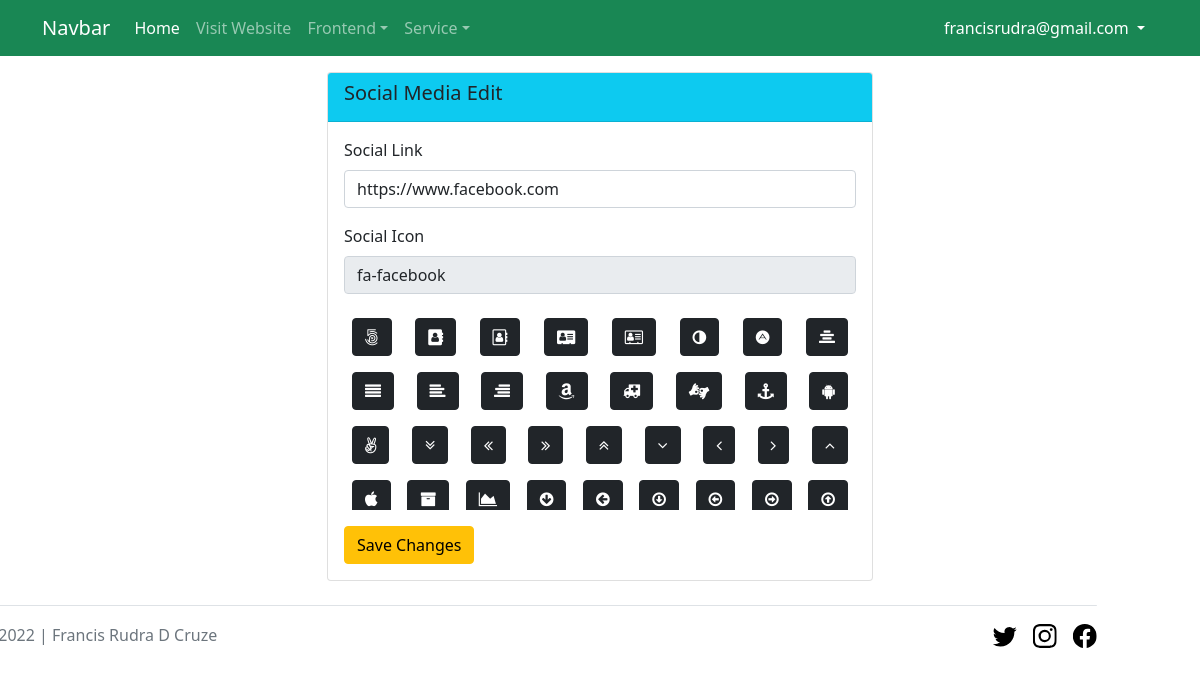
The page /admin/social_media_edit.php (signed in) on the database its author committed.
### tables this page shows
CREATE TABLE `social_medias` (
  `id` int(11) NOT NULL,
  `media_url` varchar(255) NOT NULL,
  `media_icon` varchar(100) NOT NULL,
  `active_status` int(11) NOT NULL DEFAULT 0
);

### db.php (called while the page is built)
<?php
function db_connect(){
    $db_host = "localhost";
    $db_user = "root";
    $db_pass = "";
    $db_name = "finance_business";
    return mysqli_connect($db_host, $db_user, $db_pass, $db_name);
}
function get_all($table_name){
    $get_query = "SELECT * FROM $table_name";
    return mysqli_query(db_connect(), $get_query);
}
?>

### admin/social_media_edit.php (the view, shortened to what this page needs)
<?php
    require_once '../db.php';
    require_once  '../header.php';
    require_once  'navbar.php';
    $after_assoc = mysqli_fetch_assoc(get_all('social_medias'));
?>
<section>
    <div class="container">
        <div class="row">
            <div class="col-lg-6 mx-auto">
                <div class="card mt-3">
                    <div class="card-header bg-info">
                        <h5 class="text-capitalize">Social Media Edit</h5>
                    </div>
                    <div class="card-body">
                        <form action="social_media_edit_post.php" method="post">
                            <div class="mb-3">
                                <label class="form-label text-capitalize">Social Link</label>
                                <input value="<?=$after_assoc['media_url']?>" type="url" name="media_edit_url" class="form-control <?php
                                    if(isset($_SESSION['media_edit_url_null'])) {
                                        echo "is-invalid";
                                        unset($_SESSION['media_edit_url_null']);
                                    }
                                ?>">
                            </div>
                            <div class="mb-3">
                                <label class="form-label text-capitalize">Social Icon</label>
                                <input value="<?=$after_assoc['media_icon']?>" type="text" required name="media_edit_icon" id="social_icon" readonly class="form-control <?php
                                    if(isset($_SESSION['media_edit_icon_null'])){
                                        echo "is-invalid";
                                        unset($_SESSION['media_edit_icon_null']);
                                    }
                                ?>">
                            </div>
                            <div class="mb-3 overflow-scroll d-flex justify-content-between flex-wrap" style="height: 200px;">
                                <?php foreach($icons as $icon): ?>
                                    <span id="<?=$icon?>" class="btn btn-dark m-2">
                                        <i class="fa <?=$icon?>"></i>
                                    </span>
                                <?php endforeach?>
                            </div>
                            <button class="btn btn-warning" type="submit">Save Changes</button>
                        </form>
                    </div>
                </div>
            </div>
        </div>
    </div>
</section>
<?php require_once '../footer.php'; ?>

### rows shown on the page
social_medias: media_edit_url "https://www.facebook.com", media_edit_icon "fa-facebook"

### other values the page prints
$_SESSION['email'] "francisrudra@gmail.com"
